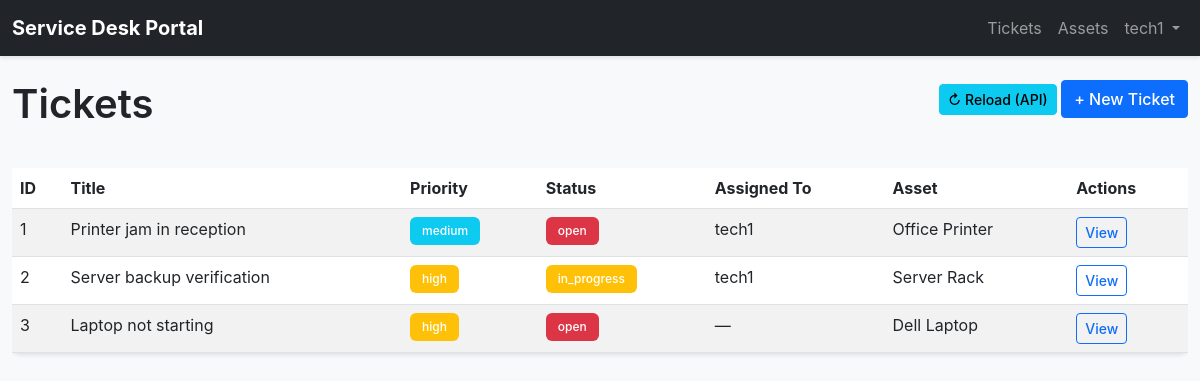
The app's page /index.php?action=tickets (signed in) with its own data.
### tables this page shows
CREATE TABLE IF NOT EXISTS users (
    id INT AUTO_INCREMENT PRIMARY KEY,
    username VARCHAR(50) UNIQUE NOT NULL,
    email VARCHAR(100) UNIQUE NOT NULL,
    password_hash VARCHAR(255) NOT NULL,
    role ENUM('admin', 'tech') NOT NULL DEFAULT 'tech',
    created_at TIMESTAMP DEFAULT CURRENT_TIMESTAMP,
    updated_at TIMESTAMP DEFAULT CURRENT_TIMESTAMP ON UPDATE CURRENT_TIMESTAMP,
    INDEX idx_username (username),
    INDEX idx_role (role)
);

CREATE TABLE IF NOT EXISTS tickets (
    id INT AUTO_INCREMENT PRIMARY KEY,
    title VARCHAR(255) NOT NULL,
    description TEXT,
    priority ENUM('low', 'medium', 'high', 'critical') DEFAULT 'medium',
    status ENUM('open', 'in_progress', 'resolved', 'closed') DEFAULT 'open',
    asset_id INT NULL,
    created_by INT NULL,
    assigned_to INT NULL,
    created_at TIMESTAMP DEFAULT CURRENT_TIMESTAMP,
    updated_at TIMESTAMP DEFAULT CURRENT_TIMESTAMP ON UPDATE CURRENT_TIMESTAMP,
    FOREIGN KEY (created_by) REFERENCES users(id) ON DELETE SET NULL,
    FOREIGN KEY (assigned_to) REFERENCES users(id) ON DELETE SET NULL,
    FOREIGN KEY (asset_id) REFERENCES assets(id) ON DELETE SET NULL,
    INDEX idx_status (status),
    INDEX idx_assigned_to (assigned_to),
    INDEX idx_created_by (created_by),
    INDEX idx_asset_id (asset_id)
);

CREATE TABLE IF NOT EXISTS assets (
    id INT AUTO_INCREMENT PRIMARY KEY,
    name VARCHAR(100) NOT NULL,
    asset_type VARCHAR(50) NOT NULL,
    serial_number VARCHAR(100) UNIQUE,
    location VARCHAR(100),
    status ENUM('active', 'inactive', 'retired') DEFAULT 'active',
    created_at TIMESTAMP DEFAULT CURRENT_TIMESTAMP,
    updated_at TIMESTAMP DEFAULT CURRENT_TIMESTAMP ON UPDATE CURRENT_TIMESTAMP,
    INDEX idx_asset_type (asset_type),
    INDEX idx_status (status)
);

### src/auth.php (called while the page is built, shortened)
<?php
require_once __DIR__ . '/db.php';
class Auth
{
    public static function isLoggedIn(): bool
    {
        return isset($_SESSION['user_id']) && isset($_SESSION['username']);
    }
    public static function user(): ?array
    {
        return [
            'id' => $_SESSION['user_id'],
            'username' => $_SESSION['username'],
            'role' => $_SESSION['role'],
        ];
    }
    public static function validateInput(mixed $data): string
    {
        return htmlspecialchars((string)$data, ENT_QUOTES, 'UTF-8');
    }
}
?>

### src/db.php (called while the page is built, shortened)
<?php
class Database
{
    private static ?PDO $pdo = null;
    public static function connect(): PDO
    {
        if (self::$pdo !== null) {
            return self::$pdo;
        }
        $mysqlUrl = env('MYSQL_URL');
        if ($mysqlUrl) {
            self::$pdo = new PDO($mysqlUrl);
        } else {
            $dsn = sprintf(
                'mysql:host=%s;port=%d;dbname=%s;charset=utf8mb4',
                env('MYSQLHOST', 'localhost'),
                env('MYSQLPORT', 3306),
                env('MYSQLDATABASE', 'service_desk')
            );
            self::$pdo = new PDO($dsn, env('MYSQLUSER', 'root'), env('MYSQLPASSWORD', ''));
        }
        return self::$pdo;
    }
    public static function query(string $sql, array $params = []): PDOStatement
    {
        $pdo = self::connect();
        $stmt = $pdo->prepare($sql);
        $stmt->execute($params);
        return $stmt;
    }
    public static function fetchAll(string $sql, array $params = []): array
    {
        return self::query($sql, $params)->fetchAll();
    }
}
?>

### public/views/tickets.php (the view, shortened to what this page needs)
<?php
$tickets = Database::fetchAll('
    SELECT
        t.id, t.title, t.priority, t.status,
        u.username as assigned_to_name,
        a.name as asset_name
    FROM tickets t
    LEFT JOIN users u ON t.assigned_to = u.id
    LEFT JOIN assets a ON t.asset_id = a.id
    ORDER BY t.created_at DESC
');
?>
<!DOCTYPE html>
<html lang="en">
<head>
    <link rel="stylesheet" href="https://cdn.jsdelivr.net/npm/bootstrap@5.3.0/dist/css/bootstrap.min.css">
    <link rel="stylesheet" href="/css/style.css">
</head>
<body>
    <?php include __DIR__ . '/navbar.php'; ?>
    <div class="container-fluid mt-4">
        <div class="row mb-3">
            <div class="col-md-6">
                <h1>Tickets</h1>
            </div>
            <div class="col-md-6 text-end">
                <button class="btn btn-info btn-sm" onclick="debouncedLoadTickets()" title="Load via JSON-RPC API">
                    ↻ Reload (API)
                </button>
                <button class="btn btn-primary" data-bs-toggle="modal" data-bs-target="#createTicketModal">
                    + New Ticket
                </button>
            </div>
        </div>
        <div class="table-responsive">
            <table class="table table-striped" id="ticketsTable">
                <thead>
                    <tr>
                        <th>ID</th>
                        <th>Title</th>
                        <th>Priority</th>
                        <th>Status</th>
                        <th>Assigned To</th>
                        <th>Asset</th>
                        <th>Actions</th>
                    </tr>
                </thead>
                <tbody>
                    <?php foreach ($tickets as $ticket): ?>
                        <tr>
                            <td><?= $ticket['id'] ?></td>
                            <td><?= Auth::validateInput($ticket['title']) ?></td>
                            <td>
                                <span class="badge bg-<?=
                                    $ticket['priority'] === 'critical' ? 'danger' :
                                    ($ticket['priority'] === 'high' ? 'warning' : 'info')
                                ?>">
                                    <?= Auth::validateInput($ticket['priority']) ?>
                                </span>
                            </td>
                            <td>
                                <span class="badge bg-<?=
                                    $ticket['status'] === 'open' ? 'danger' :
                                    ($ticket['status'] === 'in_progress' ? 'warning' : 'success')
                                ?>">
                                    <?= Auth::validateInput($ticket['status']) ?>
                                </span>
                            </td>
                            <td><?= $ticket['assigned_to_name'] ? Auth::validateInput($ticket['assigned_to_name']) : '—' ?></td>
                            <td><?= $ticket['asset_name'] ? Auth::validateInput($ticket['asset_name']) : '—' ?></td>
                            <td>
                                <a href="/index.php?action=ticket-detail&id=<?= $ticket['id'] ?>" class="btn btn-sm btn-outline-primary">View</a>
                            </td>
                        </tr>
                    <?php endforeach; ?>
                </tbody>
            </table>
        </div>
    </div>
</body>
</html>

### public/views/navbar.php (shortened to what this page needs)
<?php
$user = Auth::user();
?>
<nav class="navbar navbar-expand-lg navbar-dark bg-dark">
    <div class="container-fluid">
        <a class="navbar-brand" href="/index.php?action=dashboard">
            <strong>Service Desk Portal</strong>
        </a>
        <div class="collapse navbar-collapse" id="navbarNav">
            <ul class="navbar-nav ms-auto">
                <li class="nav-item">
                    <a class="nav-link" href="/index.php?action=tickets">Tickets</a>
                </li>
                <li class="nav-item">
                    <a class="nav-link" href="/index.php?action=assets">Assets</a>
                </li>
                <li class="nav-item dropdown">
                    <a class="nav-link dropdown-toggle" href="#" id="userDropdown" role="button" data-bs-toggle="dropdown">
                        <?= Auth::validateInput($user['username']) ?>
                    </a>
                </li>
            </ul>
        </div>
    </div>
</nav>

### public/css/style.css (style rules this page uses)
body { font-family: -apple-system, BlinkMacSystemFont, "Segoe UI", Roboto, "Helvetica Neue", Arial, sans-serif; background-color: #f8f9fa; }
.table { background: white; border-radius: 8px; box-shadow: 0 2px 4px rgba(0, 0, 0, 0.1); }
.navbar { box-shadow: 0 2px 4px rgba(0, 0, 0, 0.1); }
.badge { font-weight: 500; padding: 0.5rem 0.75rem; }
.btn { border-radius: 4px; font-weight: 500; }
.container-fluid { max-width: 1400px; }
h1 { font-weight: 600; color: #212529; margin-bottom: 1.5rem; }
a { text-decoration: none; }
.btn-primary { background-color: #0d6efd; border-color: #0d6efd; }

### records on screen
users: username "tech1"
tickets: id "1", title "Printer jam in reception", priority "medium", status "open", assigned_to.username "tech1", asset.name "Office Printer"
tickets: id "2", title "Server backup verification", priority "high", status "in_progress", assigned_to.username "tech1", asset.name "Server Rack"
tickets: id "3", title "Laptop not starting", priority "high", status "open", asset.name "Dell Laptop"
